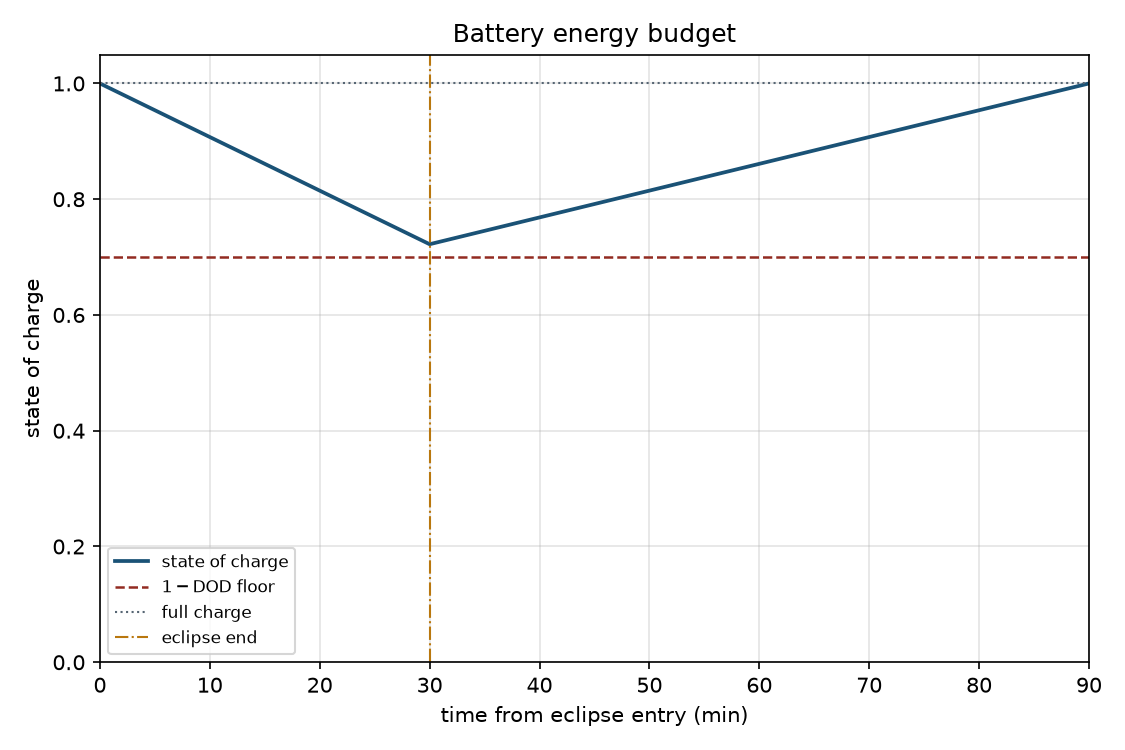

Generate this figure with Python:
#!/usr/bin/env python3
"""Spacecraft battery energy budget (DoD, charge/discharge efficiency).

Nameplate energy is battery_energy_from_capacity_ah when amp-hours and voltage
are given. Usable energy is battery_usable_energy. Time at a continuous load is
battery_time_at_continuous_load. Eclipse or peak chemical energy is
battery_discharge_energy. Required nameplate energy is
battery_required_nameplate_energy. Orbit recharge uses battery_charge_energy,
battery_recharge_power, and battery_orbit_source_power. Optional SoC-versus-time
plot closes one orbit with optional solar orbit-average power.
"""

from __future__ import annotations

import argparse
import math
import sys
import tempfile
from dataclasses import dataclass
from pathlib import Path

CHECK_TOL = 1e-9
PLOT_TITLE = "Battery energy budget"
N_CURVE = 401
J_PER_WH = 3600.0
SKILL_DIR = Path(__file__).resolve().parent
ASSUMPTIONS = (
    "spacecraft battery energy budget from NASA MSFC Electrical Power Systems "
    "for Cubesats (NTRS 20180007969); "
    "nameplate energy is battery_energy_from_capacity_ah E = 3600*C_Ah*V "
    "when amp-hours and bus voltage are given, or E = 3600*E_Wh when "
    "watt-hours are given; "
    "usable energy at the load is battery_usable_energy Eu = E*DOD*eta_d; "
    "time at continuous load is battery_time_at_continuous_load t = Eu/P; "
    "chemical energy removed for a load interval is battery_discharge_energy "
    "Es = P*te/eta_d; "
    "required nameplate energy is battery_required_nameplate_energy "
    "Ereq = P*te/(eta_d*DOD); "
    "required amp-hours are battery_required_capacity_ah "
    "C_Ah = Ereq/(3600*V); "
    "array-side recharge energy is battery_charge_energy Ec = Es/eta_c; "
    "sunlit recharge power is battery_recharge_power "
    "PR = P*te/(eta_c*eta_d*td); "
    "sunlit array power for energy balance is battery_orbit_source_power "
    "Psa = P*(1 + te/(eta_c*eta_d*td)); "
    "orbit-average array power from POWER - SolarArrayOutput is "
    "P_avg = Psa*(1 - fe) with fe = te/(te + td); "
    "surplus sunlit power (Psa - P) charges the battery at eta_c; "
    "when Psa is below the load the battery supplies (P - Psa) at eta_d "
    "for the rest of the sunlit interval; "
    "no cell electrochemistry, no thermal runaway, and no Peukert model "
    "beyond the single charge and discharge efficiency factors supplied"
)


@dataclass(frozen=True)
class PeakPulse:
    power: float
    duration: float


@dataclass(frozen=True)
class Solution:
    mode: str
    energy_j: float | None
    energy_wh: float | None
    capacity_ah: float | None
    voltage: float | None
    capacity_source: str
    dod: float
    eta_c: float
    eta_d: float
    usable_j: float | None
    usable_wh: float | None
    load_w: float | None
    time_at_load_s: float | None
    eclipse_s: float | None
    day_s: float | None
    orbit_s: float | None
    eclipse_fraction: float | None
    discharge_energy_j: float | None
    discharge_energy_wh: float | None
    achieved_dod: float | None
    eclipse_fits: str | None
    peak: PeakPulse | None
    peak_energy_j: float | None
    peak_fits: str | None
    required_energy_j: float | None
    required_energy_wh: float | None
    required_ah: float | None
    charge_energy_j: float | None
    recharge_power_w: float | None
    required_psa_w: float | None
    required_pavg_w: float | None
    pavg_w: float | None
    psa_w: float | None
    energy_balance: str | None
    balance_margin_j: float | None
    soc_min: float | None
    soc_end: float | None
    soc_times: tuple[float, ...] | None
    soc_values: tuple[float, ...] | None


def print_kv(key: str, value: object) -> None:
    if isinstance(value, float):
        text = f"{value:.8g}"
    else:
        text = str(value)
    print(f"{key}: {text}")


def require_finite(name: str, value: float) -> None:
    if not math.isfinite(value):
        raise ValueError(f"{name} must be finite")


def require_positive(name: str, value: float) -> None:
    require_finite(name, value)
    if value <= 0.0:
        raise ValueError(f"{name} must be > 0")


def require_unit_interval(name: str, value: float) -> None:
    require_finite(name, value)
    if value <= 0.0 or value > 1.0:
        raise ValueError(f"{name} must be finite and in (0, 1]")


def close(actual: float, expected: float, tol: float = CHECK_TOL) -> bool:
    scale = max(abs(expected), 1.0)
    return abs(actual - expected) <= tol * scale


def battery_energy_from_capacity_ah(capacity_ah: float, voltage: float) -> float:
    """battery_energy_from_capacity_ah."""
    return J_PER_WH * capacity_ah * voltage


def battery_energy_from_watt_hours(energy_wh: float) -> float:
    """Nameplate energy from watt-hours (3600 J per Wh)."""
    return J_PER_WH * energy_wh


def battery_depth_of_discharge(energy_removed: float, energy: float) -> float:
    """battery_depth_of_discharge."""
    return energy_removed / energy


def battery_usable_energy(energy: float, dod: float, eta_d: float) -> float:
    """battery_usable_energy."""
    return energy * dod * eta_d


def battery_time_at_continuous_load(usable_energy: float, power: float) -> float:
    """battery_time_at_continuous_load."""
    return usable_energy / power


def battery_discharge_energy(power: float, duration: float, eta_d: float) -> float:
    """battery_discharge_energy."""
    return power * duration / eta_d


def battery_required_nameplate_energy(
    power: float, duration: float, eta_d: float, dod: float
) -> float:
    """battery_required_nameplate_energy."""
    return power * duration / (eta_d * dod)


def battery_required_capacity_ah(energy_req: float, voltage: float) -> float:
    """battery_required_capacity_ah."""
    return energy_req / (J_PER_WH * voltage)


def battery_charge_energy(discharge_energy: float, eta_c: float) -> float:
    """battery_charge_energy."""
    return discharge_energy / eta_c


def battery_recharge_power(
    power: float, eclipse: float, eta_c: float, eta_d: float, day: float
) -> float:
    """battery_recharge_power."""
    return power * eclipse / (eta_c * eta_d * day)


def battery_orbit_source_power(
    power: float, eclipse: float, eta_c: float, eta_d: float, day: float
) -> float:
    """battery_orbit_source_power."""
    return power * (1.0 + eclipse / (eta_c * eta_d * day))


def fits_label(required_chemical: float, available_chemical: float) -> str:
    if required_chemical <= available_chemical * (1.0 + CHECK_TOL):
        return "yes"
    return "no"


def resolve_orbit_times(
    eclipse: float | None,
    day: float | None,
    orbit: float | None,
    eclipse_fraction: float | None,
) -> tuple[float | None, float | None, float | None, float | None]:
    """Return te, td, T, fe when enough timing inputs are present."""
    has_te = eclipse is not None
    has_td = day is not None
    has_t = orbit is not None
    has_fe = eclipse_fraction is not None

    if has_fe:
        assert eclipse_fraction is not None
        require_finite("eclipse fraction", eclipse_fraction)
        if eclipse_fraction < 0.0 or eclipse_fraction >= 1.0:
            raise ValueError("eclipse fraction must be in [0, 1)")

    if has_te and has_td:
        assert eclipse is not None and day is not None
        require_positive("eclipse duration", eclipse)
        require_positive("day duration", day)
        te = eclipse
        td = day
        period = te + td
        fe = te / period
        if has_t and not close(float(orbit), period):
            raise ValueError("--orbit must equal --eclipse + --day when all three are set")
        if has_fe and not close(float(eclipse_fraction), fe):
            raise ValueError("--eclipse-fraction disagrees with --eclipse and --day")
        return te, td, period, fe

    if has_te and has_t:
        assert eclipse is not None and orbit is not None
        require_positive("eclipse duration", eclipse)
        require_positive("orbit period", orbit)
        if eclipse >= orbit:
            raise ValueError("eclipse duration must be < orbit period")
        te = eclipse
        td = orbit - eclipse
        fe = te / orbit
        if has_fe and not close(float(eclipse_fraction), fe):
            raise ValueError("--eclipse-fraction disagrees with --eclipse and --orbit")
        return te, td, orbit, fe

    if has_fe and has_t:
        assert eclipse_fraction is not None and orbit is not None
        require_positive("orbit period", orbit)
        te = eclipse_fraction * orbit
        td = orbit - te
        return te, td, orbit, eclipse_fraction

    if has_fe and has_td:
        assert eclipse_fraction is not None and day is not None
        require_positive("day duration", day)
        if eclipse_fraction <= 0.0:
            te = 0.0
            td = day
            return te, td, td, 0.0
        td = day
        te = eclipse_fraction * td / (1.0 - eclipse_fraction)
        period = te + td
        return te, td, period, eclipse_fraction

    if has_te:
        assert eclipse is not None
        require_positive("eclipse duration", eclipse)
        return eclipse, None, None, None

    return None, None, None, eclipse_fraction


def soc_trajectory(
    energy: float,
    dod: float,
    eta_c: float,
    eta_d: float,
    load: float,
    te: float,
    td: float,
    psa: float | None,
    peak: PeakPulse | None,
) -> tuple[tuple[float, ...], tuple[float, ...], float, float]:
    """Piecewise-linear SoC over one orbit starting fully charged at eclipse entry."""
    period = te + td
    times = [i * period / (N_CURVE - 1) for i in range(N_CURVE)]
    # Insert segment boundaries and optional peak end for exact corners.
    for mark in (0.0, te, period):
        if mark not in times:
            times.append(mark)
    peak_end = None
    if peak is not None:
        if peak.duration > te + CHECK_TOL:
            raise ValueError("peak duration must not exceed the eclipse duration")
        peak_end = peak.duration
        if peak_end not in times:
            times.append(peak_end)
    times = sorted(t for t in times if 0.0 <= t <= period)

    chemical = energy
    soc_floor = 1.0 - dod
    values: list[float] = []
    soc_min = 1.0

    for index, t in enumerate(times):
        if index == 0:
            values.append(chemical / energy)
            soc_min = min(soc_min, values[-1])
            continue
        dt = t - times[index - 1]
        t_mid = 0.5 * (t + times[index - 1])
        if t_mid <= te:
            power_load = load
            if peak is not None and t_mid <= peak.duration:
                power_load = peak.power
            chemical -= battery_discharge_energy(power_load, dt, eta_d)
        else:
            if psa is None:
                # Just-enough average charge to restore the continuous eclipse drain.
                # The implied array also carries the sunlit load, so only PR enters the battery.
                pr = battery_recharge_power(load, te, eta_c, eta_d, td)
                chemical += pr * eta_c * dt
            else:
                surplus = psa - load
                if surplus >= 0.0:
                    chemical += surplus * eta_c * dt
                else:
                    chemical -= battery_discharge_energy(-surplus, dt, eta_d)
            if chemical > energy:
                chemical = energy
        if chemical < 0.0:
            chemical = 0.0
        soc = chemical / energy
        values.append(soc)
        soc_min = min(soc_min, soc)

    # Warn via soc_min vs floor; caller prints fit.
    _ = soc_floor
    return tuple(times), tuple(values), soc_min, values[-1]


def evaluate(
    energy_wh: float | None,
    capacity_ah: float | None,
    voltage: float | None,
    dod: float,
    eta_c: float,
    eta_d: float,
    load: float | None,
    eclipse: float | None,
    day: float | None,
    orbit: float | None,
    eclipse_fraction: float | None,
    peak_power: float | None,
    peak_duration: float | None,
    pavg: float | None,
) -> Solution:
    require_unit_interval("depth of discharge", dod)
    require_unit_interval("charge efficiency", eta_c)
    require_unit_interval("discharge efficiency", eta_d)

    has_wh = energy_wh is not None
    has_ah = capacity_ah is not None
    if has_wh and has_ah:
        raise ValueError("pass --energy or --ah with --voltage, not both")
    if has_ah and voltage is None:
        raise ValueError("--ah requires --voltage")
    if voltage is not None:
        require_positive("bus voltage", voltage)

    energy_j: float | None = None
    energy_wh_out: float | None = None
    capacity_out: float | None = None
    capacity_source = "none"
    if has_wh:
        assert energy_wh is not None
        require_positive("battery energy", energy_wh)
        energy_j = battery_energy_from_watt_hours(energy_wh)
        energy_wh_out = energy_wh
        capacity_source = "watt_hours"
        if voltage is not None:
            capacity_out = energy_wh / voltage
    elif has_ah:
        assert capacity_ah is not None and voltage is not None
        require_positive("amp-hour capacity", capacity_ah)
        energy_j = battery_energy_from_capacity_ah(capacity_ah, voltage)
        energy_wh_out = capacity_ah * voltage
        capacity_out = capacity_ah
        capacity_source = "amp_hours"

    te, td, period, fe = resolve_orbit_times(eclipse, day, orbit, eclipse_fraction)

    peak: PeakPulse | None = None
    if peak_power is not None or peak_duration is not None:
        if peak_power is None or peak_duration is None:
            raise ValueError("peak path requires both --peak and --peak-duration")
        require_positive("peak load", peak_power)
        require_positive("peak duration", peak_duration)
        peak = PeakPulse(power=peak_power, duration=peak_duration)

    if load is not None:
        require_positive("continuous load", load)

    if pavg is not None:
        require_finite("orbit-average array power", pavg)
        if pavg < 0.0:
            raise ValueError("orbit-average array power must be >= 0")

    usable_j = None
    usable_wh = None
    time_at_load = None
    if energy_j is not None:
        usable_j = battery_usable_energy(energy_j, dod, eta_d)
        usable_wh = usable_j / J_PER_WH
        if load is not None:
            time_at_load = battery_time_at_continuous_load(usable_j, load)

    discharge_j = None
    discharge_wh = None
    achieved_dod = None
    eclipse_fits = None
    if load is not None and te is not None and te > 0.0:
        discharge_j = battery_discharge_energy(load, te, eta_d)
        discharge_wh = discharge_j / J_PER_WH
        if energy_j is not None:
            achieved_dod = battery_depth_of_discharge(discharge_j, energy_j)
            eclipse_fits = fits_label(discharge_j, energy_j * dod)

    peak_energy_j = None
    peak_fits = None
    if peak is not None:
        peak_energy_j = battery_discharge_energy(peak.power, peak.duration, eta_d)
        if energy_j is not None:
            peak_fits = fits_label(peak_energy_j, energy_j * dod)

    required_j = None
    required_wh = None
    required_ah = None
    mode = "capacity"
    if energy_j is None:
        if load is None or te is None:
            raise ValueError(
                "without --energy/--ah, pass --load and an eclipse duration "
                "(--eclipse, or --eclipse-fraction with --orbit or --day)"
            )
        required_j = battery_required_nameplate_energy(load, te, eta_d, dod)
        required_wh = required_j / J_PER_WH
        if voltage is not None:
            required_ah = battery_required_capacity_ah(required_j, voltage)
        mode = "required_capacity"
        energy_j = required_j
        energy_wh_out = required_wh
        capacity_source = "required"
        usable_j = battery_usable_energy(energy_j, dod, eta_d)
        usable_wh = usable_j / J_PER_WH
        time_at_load = battery_time_at_continuous_load(usable_j, load)
        discharge_j = battery_discharge_energy(load, te, eta_d)
        discharge_wh = discharge_j / J_PER_WH
        achieved_dod = dod
        eclipse_fits = "yes"

    charge_j = None
    recharge_w = None
    required_psa = None
    required_pavg = None
    psa = None
    energy_balance = None
    balance_margin = None
    soc_times = None
    soc_values = None
    soc_min = None
    soc_end = None

    if load is not None and te is not None and td is not None and td > 0.0:
        assert discharge_j is not None
        charge_j = battery_charge_energy(discharge_j, eta_c)
        recharge_w = battery_recharge_power(load, te, eta_c, eta_d, td)
        required_psa = battery_orbit_source_power(load, te, eta_c, eta_d, td)
        assert fe is not None
        required_pavg = required_psa * (1.0 - fe)
        if pavg is not None:
            if fe >= 1.0:
                raise ValueError("eclipse fraction must be < 1 for array power")
            psa = pavg / (1.0 - fe) if fe < 1.0 else 0.0
            # Chemical change over sunlight: surplus charges, a shortfall discharges.
            if psa >= load:
                day_chemical = (psa - load) * td * eta_c
            else:
                day_chemical = -battery_discharge_energy(load - psa, td, eta_d)
            balance_margin = day_chemical - discharge_j
            energy_balance = "closed" if balance_margin >= -CHECK_TOL * max(discharge_j, 1.0) else "short"
        else:
            psa = required_psa
            energy_balance = "sized"
            balance_margin = 0.0

        if energy_j is not None and energy_j > 0.0:
            soc_times, soc_values, soc_min, soc_end = soc_trajectory(
                energy=energy_j,
                dod=dod,
                eta_c=eta_c,
                eta_d=eta_d,
                load=load,
                te=te,
                td=td,
                psa=psa if pavg is not None else None,
                peak=peak,
            )
            # Eclipse fit includes a peak inside the eclipse. A sunlit shortfall
            # is an orbit-balance result, not a second eclipse.
            eclipse_soc = min(
                soc for time, soc in zip(soc_times, soc_values) if time <= te + 1e-9
            )
            if eclipse_soc + CHECK_TOL < 1.0 - dod:
                if eclipse_fits == "yes":
                    eclipse_fits = "no"
            mode = "orbit" if pavg is not None or mode == "required_capacity" else "capacity"

    return Solution(
        mode=mode,
        energy_j=energy_j,
        energy_wh=energy_wh_out,
        capacity_ah=capacity_out if capacity_out is not None else required_ah,
        voltage=voltage,
        capacity_source=capacity_source,
        dod=dod,
        eta_c=eta_c,
        eta_d=eta_d,
        usable_j=usable_j,
        usable_wh=usable_wh,
        load_w=load,
        time_at_load_s=time_at_load,
        eclipse_s=te,
        day_s=td,
        orbit_s=period,
        eclipse_fraction=fe,
        discharge_energy_j=discharge_j,
        discharge_energy_wh=discharge_wh,
        achieved_dod=achieved_dod,
        eclipse_fits=eclipse_fits,
        peak=peak,
        peak_energy_j=peak_energy_j,
        peak_fits=peak_fits,
        required_energy_j=required_j,
        required_energy_wh=required_wh,
        required_ah=required_ah,
        charge_energy_j=charge_j,
        recharge_power_w=recharge_w,
        required_psa_w=required_psa,
        required_pavg_w=required_pavg,
        pavg_w=pavg,
        psa_w=psa,
        energy_balance=energy_balance,
        balance_margin_j=balance_margin,
        soc_min=soc_min,
        soc_end=soc_end,
        soc_times=soc_times,
        soc_values=soc_values,
    )


def ensure_matplotlib():
    try:
        import matplotlib

        if "matplotlib.pyplot" not in sys.modules:
            matplotlib.use("Agg")
        import matplotlib.pyplot as plt
    except ImportError as exc:
        raise ValueError("matplotlib is required to plot battery energy budget") from exc
    return plt


def write_plot(result: Solution, out_path: Path) -> None:
    if result.soc_times is None or result.soc_values is None:
        raise ValueError(
            "SoC plot needs --load and orbit timing (--eclipse with --day or --orbit, "
            "or --eclipse-fraction with --orbit or --day)"
        )
    plt = ensure_matplotlib()
    times_min = [t / 60.0 for t in result.soc_times]
    fig, ax = plt.subplots(1, 1, figsize=(7.5, 5.0))
    ax.plot(times_min, result.soc_values, color="#1a5276", linewidth=1.8, label="state of charge")
    floor = 1.0 - result.dod
    ax.axhline(floor, color="#922b21", linestyle="--", linewidth=1.2, label=r"$1-\mathrm{DOD}$ floor")
    ax.axhline(1.0, color="#566573", linestyle=":", linewidth=1.0, label="full charge")
    if result.eclipse_s is not None:
        ax.axvline(result.eclipse_s / 60.0, color="#b9770e", linestyle="-.", linewidth=1.0, label="eclipse end")
    ax.set_xlabel("time from eclipse entry (min)")
    ax.set_ylabel("state of charge")
    ax.set_title(PLOT_TITLE)
    ax.grid(True, alpha=0.35)
    ax.legend(loc="best", fontsize=8)
    ax.set_xlim(0.0, times_min[-1] if times_min else 1.0)
    ax.set_ylim(0.0, 1.05)
    fig.tight_layout()
    out_path.parent.mkdir(parents=True, exist_ok=True)
    try:
        fig.savefig(out_path, dpi=150)
    except OSError as exc:
        plt.close(fig)
        raise ValueError(f"could not write the plot: {exc}") from exc
    plt.close(fig)


def emit(result: Solution, graph: Path | None) -> None:
    print_kv("title", PLOT_TITLE)
    print_kv("assumptions", ASSUMPTIONS)
    print_kv("mode", result.mode)
    print_kv("capacity_source", result.capacity_source)
    print_kv("DOD", result.dod)
    print_kv("eta_c", result.eta_c)
    print_kv("eta_d", result.eta_d)
    if result.voltage is not None:
        print_kv("V_V", result.voltage)
    if result.capacity_ah is not None:
        print_kv("C_Ah", result.capacity_ah)
    if result.energy_j is not None:
        print_kv("E_J", result.energy_j)
        print_kv("E_Wh", result.energy_wh)
    if result.usable_j is not None:
        print_kv("Eu_J", result.usable_j)
        print_kv("Eu_Wh", result.usable_wh)
    if result.load_w is not None:
        print_kv("P_W", result.load_w)
    if result.time_at_load_s is not None:
        print_kv("t_load_s", result.time_at_load_s)
        print_kv("t_load_h", result.time_at_load_s / 3600.0)
    if result.eclipse_s is not None:
        print_kv("te_s", result.eclipse_s)
    if result.day_s is not None:
        print_kv("td_s", result.day_s)
    if result.orbit_s is not None:
        print_kv("T_s", result.orbit_s)
    if result.eclipse_fraction is not None:
        print_kv("fe", result.eclipse_fraction)
    if result.discharge_energy_j is not None:
        print_kv("Es_J", result.discharge_energy_j)
        print_kv("Es_Wh", result.discharge_energy_wh)
    if result.achieved_dod is not None:
        print_kv("DOD_achieved", result.achieved_dod)
    if result.eclipse_fits is not None:
        print_kv("eclipse_fits", result.eclipse_fits)
    if result.peak is not None:
        print_kv("P_peak_W", result.peak.power)
        print_kv("t_peak_s", result.peak.duration)
        print_kv("E_peak_J", result.peak_energy_j)
        print_kv("peak_fits", result.peak_fits)
    if result.required_energy_j is not None:
        print_kv("Ereq_J", result.required_energy_j)
        print_kv("Ereq_Wh", result.required_energy_wh)
    if result.required_ah is not None:
        print_kv("C_Ah_req", result.required_ah)
    if result.charge_energy_j is not None:
        print_kv("Ec_J", result.charge_energy_j)
        print_kv("Ec_Wh", result.charge_energy_j / J_PER_WH)
    if result.recharge_power_w is not None:
        print_kv("PR_W", result.recharge_power_w)
    if result.required_psa_w is not None:
        print_kv("Psa_req_W", result.required_psa_w)
    if result.required_pavg_w is not None:
        print_kv("Pavg_req_W", result.required_pavg_w)
    if result.pavg_w is not None:
        print_kv("Pavg_W", result.pavg_w)
    if result.psa_w is not None:
        print_kv("Psa_W", result.psa_w)
    if result.energy_balance is not None:
        print_kv("energy_balance", result.energy_balance)
    if result.balance_margin_j is not None:
        print_kv("balance_margin_J", result.balance_margin_j)
        print_kv("balance_margin_Wh", result.balance_margin_j / J_PER_WH)
    if result.soc_min is not None:
        print_kv("SoC_min", result.soc_min)
        print_kv("SoC_end", result.soc_end)
    print_kv(
        "warning",
        "no cell electrochemistry, thermal runaway, or Peukert model beyond "
        "the supplied charge and discharge efficiencies",
    )
    if graph is not None:
        print_kv("graph", str(graph))


def fail(message: str) -> int:
    print(f"CHECK FAIL: {message}", file=sys.stderr)
    return 1


def capture(argv: list[str]) -> tuple[int, str, str]:
    from io import StringIO

    out = StringIO()
    err = StringIO()
    old_out, old_err = sys.stdout, sys.stderr
    sys.stdout, sys.stderr = out, err
    try:
        code = main(argv)
    finally:
        sys.stdout, sys.stderr = old_out, old_err
    return code, out.getvalue(), err.getvalue()


def run_check() -> int:
    if not close(battery_energy_from_capacity_ah(1.0, 1.0), 3600.0):
        return fail("1 Ah at 1 V is not 3600 J")
    if not close(battery_usable_energy(100000.0, 0.5, 0.9), 45000.0):
        return fail("usable energy")
    if not close(battery_time_at_continuous_load(45000.0, 50.0), 900.0):
        return fail("time at load")
    if not close(battery_discharge_energy(100.0, 1800.0, 0.88), 100.0 * 1800.0 / 0.88):
        return fail("discharge energy")
    if not close(
        battery_required_nameplate_energy(100.0, 1800.0, 0.88, 0.2),
        100.0 * 1800.0 / (0.88 * 0.2),
    ):
        return fail("required nameplate energy")
    if not close(
        battery_orbit_source_power(1000.0, 1800.0, 0.92, 0.88, 3600.0),
        1000.0 * (1.0 + 1800.0 / (0.92 * 0.88 * 3600.0)),
    ):
        return fail("orbit source power")

    # Sunlit array below the load must keep discharging, not hold SoC flat.
    short = evaluate(
        energy_wh=100.0,
        capacity_ah=None,
        voltage=None,
        dod=0.8,
        eta_c=0.9,
        eta_d=0.9,
        load=100.0,
        eclipse=1000.0,
        day=1000.0,
        orbit=None,
        eclipse_fraction=None,
        peak_power=None,
        peak_duration=None,
        pavg=10.0,
    )
    eclipse_chem = battery_discharge_energy(100.0, 1000.0, 0.9)
    day_chem = battery_discharge_energy(80.0, 1000.0, 0.9)
    expect_end = 1.0 - (eclipse_chem + day_chem) / (100.0 * J_PER_WH)
    if short.soc_end is None or not close(short.soc_end, expect_end, tol=1e-6):
        return fail(f"sunlit shortfall SoC end {short.soc_end} expected {expect_end}")
    if short.energy_balance != "short":
        return fail("sunlit shortfall was not marked short")
    if short.balance_margin_j is None or not close(
        short.balance_margin_j, -(eclipse_chem + day_chem), tol=1e-9
    ):
        return fail("sunlit shortfall margin omitted the daylight drain")
    if short.eclipse_fits != "yes":
        return fail("eclipse that fits was rejected because sunlight was short")

    with tempfile.TemporaryDirectory() as folder:
        png = Path(folder) / "battery.png"
        code, text, err = capture(
            [
                "--energy",
                "100",
                "--dod",
                "0.3",
                "--eta-c",
                "0.9",
                "--eta-d",
                "0.9",
                "--load",
                "50",
                "--eclipse",
                "1800",
                "--day",
                "3600",
                "--out",
                str(png),
            ]
        )
        if code != 0:
            return fail(f"capacity orbit run failed: {err}")
        if "Eu_Wh:" not in text:
            return fail("capacity run omitted usable energy")
        if "eclipse_fits:" not in text:
            return fail("capacity run omitted eclipse_fits")
        if "graph:" not in text:
            return fail("capacity run with --out omitted graph")
        if not png.is_file() or not png.read_bytes().startswith(b"\x89PNG"):
            return fail("capacity run did not write a PNG")

        code, text, err = capture(
            [
                "--load",
                "100",
                "--eclipse",
                "1800",
                "--dod",
                "0.2",
                "--eta-c",
                "0.92",
                "--eta-d",
                "0.88",
                "--voltage",
                "28",
            ]
        )
        if code != 0:
            return fail(f"required-capacity run failed: {err}")
        if "mode: required_capacity" not in text and "Ereq_Wh:" not in text:
            return fail("required-capacity run omitted Ereq")
        if "C_Ah_req:" not in text:
            return fail("required-capacity run omitted C_Ah_req")

        code, text, err = capture(
            [
                "--ah",
                "12",
                "--voltage",
                "28",
                "--dod",
                "0.25",
                "--eta-c",
                "0.95",
                "--eta-d",
                "0.9",
                "--load",
                "40",
                "--peak",
                "120",
                "--peak-duration",
                "60",
            ]
        )
        if code != 0:
            return fail(f"peak run failed: {err}")
        if "peak_fits:" not in text:
            return fail("peak run omitted peak_fits")
        if "t_load_s:" not in text:
            return fail("peak run omitted time at load")

        code, text, err = capture(
            [
                "--energy",
                "200",
                "--dod",
                "0.35",
                "--eta-c",
                "0.9",
                "--eta-d",
                "0.9",
                "--load",
                "80",
                "--eclipse",
                "2100",
                "--orbit",
                "5400",
                "--p-avg",
                "150",
            ]
        )
        if code != 0:
            return fail(f"solar balance run failed: {err}")
        if "energy_balance:" not in text:
            return fail("solar balance run omitted energy_balance")
        if "Psa_W:" not in text:
            return fail("solar balance run omitted sunlit array power")

        code, _text, err = capture(
            ["--energy", "100", "--ah", "10", "--voltage", "28", "--dod", "0.2", "--eta-c", "0.9", "--eta-d", "0.9"]
        )
        if code == 0:
            return fail("accepted both --energy and --ah")

        code, _text, err = capture(
            ["--dod", "0.2", "--eta-c", "0.9", "--eta-d", "0.9"]
        )
        if code == 0:
            return fail("accepted run with neither capacity nor load/eclipse")

    print("check: pass")
    return 0


def parse_args(argv: list[str] | None = None) -> argparse.Namespace:
    parser = argparse.ArgumentParser(
        description=(
            "Spacecraft battery usable energy, eclipse/peak fit, required "
            "capacity, and optional one-orbit SoC PNG."
        )
    )
    parser.add_argument(
        "--energy",
        type=float,
        default=None,
        help="nameplate battery energy [W·h]",
    )
    parser.add_argument(
        "--ah",
        type=float,
        default=None,
        help="nameplate ampere-hour capacity [A·h]; requires --voltage",
    )
    parser.add_argument(
        "--voltage",
        type=float,
        default=None,
        help="bus or average discharge voltage [V]",
    )
    parser.add_argument(
        "--dod",
        type=float,
        required=False,
        default=None,
        help="allowed depth of discharge DOD in (0, 1]",
    )
    parser.add_argument(
        "--eta-c",
        type=float,
        default=None,
        help="charge (charger) efficiency eta_c in (0, 1]",
    )
    parser.add_argument(
        "--eta-d",
        type=float,
        default=None,
        help="discharge efficiency eta_d in (0, 1]",
    )
    parser.add_argument(
        "--load",
        type=float,
        default=None,
        help="continuous load power [W]",
    )
    parser.add_argument(
        "--eclipse",
        type=float,
        default=None,
        help="eclipse duration te [s]",
    )
    parser.add_argument(
        "--day",
        type=float,
        default=None,
        help="sunlit duration td [s]",
    )
    parser.add_argument(
        "--orbit",
        type=float,
        default=None,
        help="orbit period T [s]",
    )
    parser.add_argument(
        "--eclipse-fraction",
        type=float,
        default=None,
        help="eclipse fraction fe in [0, 1)",
    )
    parser.add_argument(
        "--peak",
        type=float,
        default=None,
        help="peak load power [W]",
    )
    parser.add_argument(
        "--peak-duration",
        type=float,
        default=None,
        help="peak load duration [s]",
    )
    parser.add_argument(
        "--p-avg",
        type=float,
        default=None,
        help="orbit-average solar-array power from POWER - SolarArrayOutput [W]",
    )
    parser.add_argument(
        "--out",
        type=Path,
        default=None,
        help="optional PNG path for state of charge versus time over one orbit",
    )
    parser.add_argument("--check", action="store_true", help="run built-in consistency checks")
    return parser.parse_args(argv)


def run(args: argparse.Namespace) -> int:
    if args.dod is None:
        raise ValueError("--dod is required")
    if args.eta_c is None:
        raise ValueError("--eta-c is required")
    if args.eta_d is None:
        raise ValueError("--eta-d is required")
    result = evaluate(
        energy_wh=args.energy,
        capacity_ah=args.ah,
        voltage=args.voltage,
        dod=float(args.dod),
        eta_c=float(args.eta_c),
        eta_d=float(args.eta_d),
        load=args.load,
        eclipse=args.eclipse,
        day=args.day,
        orbit=args.orbit,
        eclipse_fraction=args.eclipse_fraction,
        peak_power=args.peak,
        peak_duration=args.peak_duration,
        pavg=args.p_avg,
    )
    path: Path | None = None
    if args.out is not None:
        path = Path(args.out).resolve()
        write_plot(result, path)
    emit(result, path)
    return 0


def main(argv: list[str] | None = None) -> int:
    args = parse_args(argv)
    if args.check:
        return run_check()
    try:
        return run(args)
    except ValueError as exc:
        print(f"error: {exc}", file=sys.stderr)
        return 2


if __name__ == "__main__":
    sys.exit(main())
